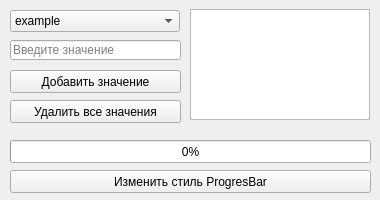
<?xml version="1.0" encoding="UTF-8"?>
<ui version="4.0">
 <class>MainWindow</class>
 <widget class="QMainWindow" name="MainWindow">
  <property name="geometry">
   <rect>
    <x>0</x>
    <y>0</y>
    <width>380</width>
    <height>200</height>
   </rect>
  </property>
  <property name="minimumSize">
   <size>
    <width>380</width>
    <height>200</height>
   </size>
  </property>
  <property name="maximumSize">
   <size>
    <width>380</width>
    <height>200</height>
   </size>
  </property>
  <property name="windowTitle">
   <string>MainWindow</string>
  </property>
  <widget class="QWidget" name="centralwidget">
   <widget class="QPushButton" name="PushButtonAddItem">
    <property name="geometry">
     <rect>
      <x>10</x>
      <y>70</y>
      <width>171</width>
      <height>23</height>
     </rect>
    </property>
    <property name="text">
     <string>Добавить значение</string>
    </property>
   </widget>
   <widget class="QPushButton" name="PushButtonDeletItems">
    <property name="geometry">
     <rect>
      <x>10</x>
      <y>100</y>
      <width>171</width>
      <height>23</height>
     </rect>
    </property>
    <property name="text">
     <string>Удалить все значения</string>
    </property>
   </widget>
   <widget class="QPushButton" name="PushButtonChangeProgresBar">
    <property name="geometry">
     <rect>
      <x>10</x>
      <y>170</y>
      <width>361</width>
      <height>23</height>
     </rect>
    </property>
    <property name="text">
     <string>Изменить стиль ProgresBar</string>
    </property>
   </widget>
   <widget class="QProgressBar" name="ProgressBar">
    <property name="geometry">
     <rect>
      <x>10</x>
      <y>140</y>
      <width>361</width>
      <height>23</height>
     </rect>
    </property>
    <property name="value">
     <number>0</number>
    </property>
    <property name="alignment">
     <set>Qt::AlignCenter</set>
    </property>
    <property name="textVisible">
     <bool>true</bool>
    </property>
    <property name="orientation">
     <enum>Qt::Horizontal</enum>
    </property>
    <property name="invertedAppearance">
     <bool>false</bool>
    </property>
    <property name="textDirection">
     <enum>QProgressBar::BottomToTop</enum>
    </property>
    <property name="format">
     <string>%p%</string>
    </property>
   </widget>
   <widget class="QLineEdit" name="LineEdit">
    <property name="geometry">
     <rect>
      <x>10</x>
      <y>40</y>
      <width>171</width>
      <height>20</height>
     </rect>
    </property>
    <property name="text">
     <string/>
    </property>
    <property name="placeholderText">
     <string>Введите значение</string>
    </property>
   </widget>
   <widget class="QPlainTextEdit" name="PlainTextEdit">
    <property name="geometry">
     <rect>
      <x>190</x>
      <y>9</y>
      <width>180</width>
      <height>111</height>
     </rect>
    </property>
    <property name="cursor" stdset="0">
     <cursorShape>IBeamCursor</cursorShape>
    </property>
    <property name="accessibleName">
     <string/>
    </property>
    <property name="plainText">
     <string/>
    </property>
    <property name="centerOnScroll">
     <bool>false</bool>
    </property>
    <property name="placeholderText">
     <string>Лог программы...</string>
    </property>
   </widget>
   <widget class="QComboBox" name="ComboBox">
    <property name="geometry">
     <rect>
      <x>10</x>
      <y>10</y>
      <width>170</width>
      <height>22</height>
     </rect>
    </property>
    <item>
     <property name="text">
      <string>example</string>
     </property>
    </item>
   </widget>
  </widget>
 </widget>
 <resources/>
 <connections/>
</ui>
